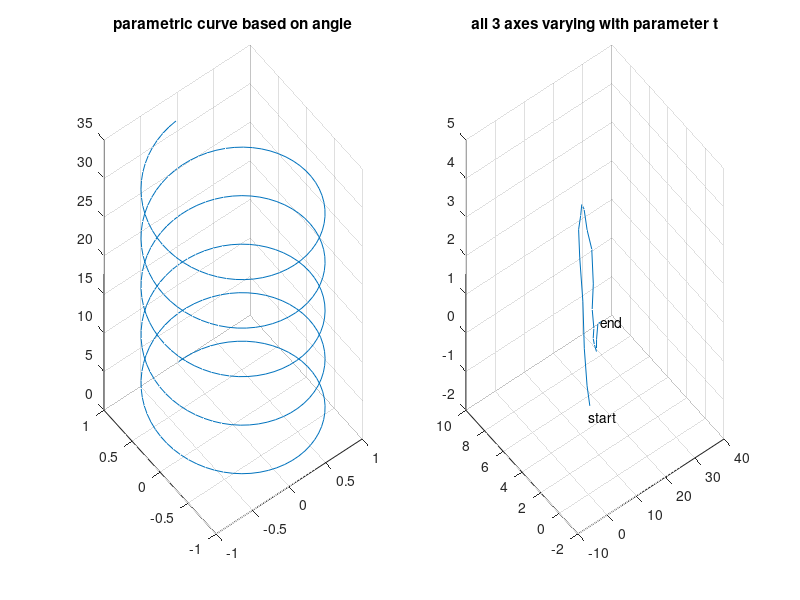

The MATLAB source for this figure:
% Listing 11.05 Linear parametric 3-D plots
subplot(1, 2, 1)
theta = 0:0.1:10.*pi;
plot3(sin(theta),cos(theta),theta)
title('parametric curve based on angle');
grid on
subplot(1, 2, 2)
N = 20;
dvx = rand(1, N) - 0.5 % random v changes
dvy = rand(1, N) - 0.5
dvz = rand(1, N) - 0.5
x = cumsum(cumsum(dvx)); % integrate to get pos
y = cumsum(cumsum(dvy));
z = cumsum(cumsum(dvz));
plot3(x,y,z)
grid on
title('all 3 axes varying with parameter t')
text(0,0,0, 'start');
text(x(N),y(N),z(N), 'end');
